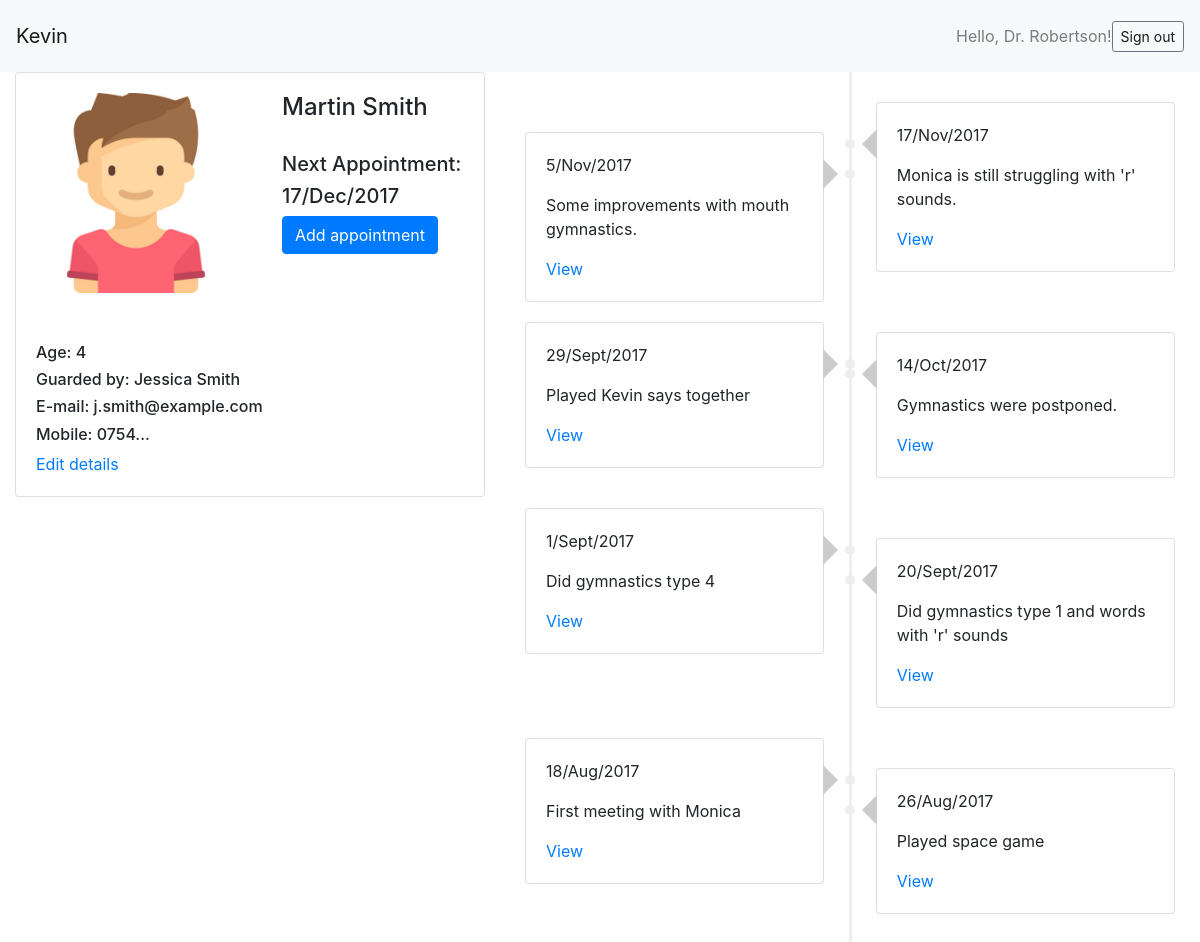
/patient/3 (signed in), run on the app's committed database.
### speechApp/models.py (models this page shows)
class Doctor(models.Model):
    first_name = models.CharField(max_length=30)
    last_name = models.CharField(max_length=30)
    user = models.OneToOneField(User, on_delete=models.CASCADE, primary_key=True)

class Patient(models.Model):
    first_name = models.CharField(max_length=30)
    last_name = models.CharField(max_length=30)
    age = models.PositiveIntegerField()
    gender = models.CharField(max_length=10)
    guardian = models.CharField(max_length=30)
    email = models.EmailField(max_length=30, null=True, default=None)
    mobile = models.CharField(max_length=20)
    doctor = models.ForeignKey(Doctor, on_delete=models.CASCADE)

### speechApp/views.py (the view)
# urls.py: url(r'^patient/(?P<id>[0-9]+)', views.patient, name='patient'),
@login_required
def patient(request, id):
    patient = Patient.objects.get(pk=id)
    timeline = [{"date":"17/Nov/2017", "comment":"Monica is still struggling with 'r' sounds."},
        {"date": "5/Nov/2017", "comment": "Some improvements with mouth gymnastics."},
        {"date": "14/Oct/2017", "comment": "Gymnastics were postponed."},
        {"date": "29/Sept/2017", "comment": "Played Kevin says together"},
        {"date": "20/Sept/2017", "comment": "Did gymnastics type 1 and words with 'r' sounds"},
        {"date": "1/Sept/2017", "comment": "Did gymnastics type 4"},
        {"date": "26/Aug/2017", "comment": "Played space game"},
        {"date": "18/Aug/2017", "comment": "First meeting with Monica"}]
    return render(request, 'patient.html', { 'patient': patient, 'timeline': timeline })

### templates/patient.html (shortened to what this page needs)
{% extends "base.html" %}
{% load staticfiles %}
{% block content %}
<div class="container-fluid">
  <div class="row">
    <div class="col-sm-5">
      <div class="card">
        <div class="card-body">
          <div class="media">
            <div class="media-body">
              <div class="row">
                <div class="col">
                  {% if patient.gender == "Male" %}
                  <img class="d-flex mr-3" align="left" style="height: 200px" src="{% static "boy.jpg" %}" alt="Boy"/>
                  {% elif patient.gender == "Female" %}
                  <img class="d-flex mr-3" align="left" style="height: 200px" src="{% static "girl.png" %}" alt="Girl"/>
                  {% endif %}
                </div>
                <div class="col">
                  <h4 "mt-0" style="margin-bottom:30px">{{ patient.first_name }} {{ patient.last_name }}</h4>
                  <h5 "mt-0">Next Appointment:</h5>
                  <h5 "mt-0">17/Dec/2017</h5>
                  <button type="submit" class="btn btn-primary">Add appointment</button>
                </div>
              </div>
              <div style="margin-top:50px">
                <h6 "mt-0">Age: {{ patient.age }}</h6>
                <h6 "mt-0">Guarded by: {{ patient.guardian }}</h6>
                <h6 "mt-0">E-mail: {{ patient.email }}</h6>
                <h6 "mt-0">Mobile: {{ patient.mobile }}</h6>
                <a href="/patient/{{ patient.id }/edit">Edit details</a>
              </div>
            </div>
          </div>
        </div>
      </div>
    </div>
    <div class="col-sm-7" style="height: 100vh; overflow: scroll">
      <ul class="timeline">
        {% for timeline_entry in timeline %}
          <li>
            <div class="timeline-badge"></div>
            <div class="card">
              <div class="card-body">
                <p class="card-text">{{ timeline_entry.date }}</p>
                <p class="card-text">{{ timeline_entry.comment }}</p>
                <a href="/patient/{{ patient.id }/appointment/number">View</a>
              </div>
            </div>
          </li>
        {% endfor %}
      </ul>
    </div>
  </div>
</div>
{% endblock %}

### templates/header.html (shortened to what this page needs)
<nav class="navbar navbar-expand-lg navbar-light bg-light">
  <a class="navbar-brand" href="#">Kevin</a>
  <div class="collapse navbar-collapse" id="navbarSupportedContent">
    <span class="navbar-text">
      {% if user.is_authenticated %}
        <div class="form-inline">
          <span class="navbar-text">Hello, Dr. {{ user.doctor.last_name }}!</span>
          <a class="btn btn-sm align-middle btn-outline-secondary" href="/login/logout">Sign out</a>
        </div>
      {% endif %}
    </span>
  </div>
</nav>

### data on the page
Patient: first_name "Martin", last_name "Smith", age "4", guardian "Jessica Smith", email "j.smith@example.com", mobile "0754..."

### other printed values
{{ user.doctor.last_name }} "Robertson"
{{ timeline_entry.date }} "17/Nov/2017" "5/Nov/2017" "14/Oct/2017" "29/Sept/2017" "20/Sept/2017" "1/Sept/2017" "26/Aug/2017" "18/Aug/2017"
{{ timeline_entry.comment }} "Monica is still struggling with 'r' sounds." "Some improvements with mouth gymnastics." "Gymnastics were postponed." "Played Kevin says together" "Did gymnastics type 1 and words with 'r' sounds" "Did gymnastics type 4" "Played space game" "First meeting with Monica"
